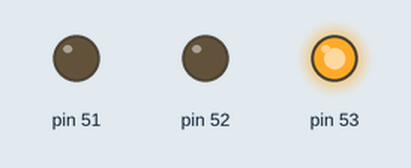
The sketch below on a simulated Arduino Mega 2560, built with avr-gcc and run on an emulated ATmega2560. On the bench: output pins drawn as LEDs (lit = HIGH).

Above: at 0.5 s.
At 1.5 s:
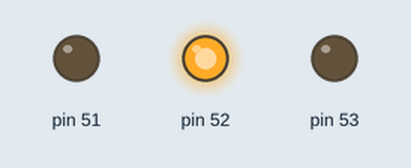
At 5.5 s:
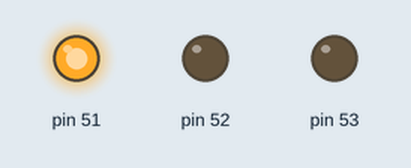
Timing chart, 0 to 6.9 s (numbered marks = the images above):
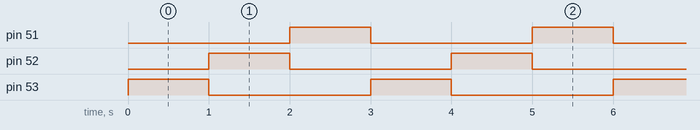

Measured:
- by itself, pin 51–53: alternates HIGH for 1.0 s and LOW for 2.0 s
- by itself, everything shown: repeats every 3.0 s, in 4 steps

The sketch:

led-rgb.ino
```cpp
void setup() {
  pinMode(53,OUTPUT);
  pinMode(52,OUTPUT);
  pinMode(51,OUTPUT);
}

void loop() {
  digitalWrite(53, HIGH);
  delay(1000);
  digitalWrite(53, LOW);
  digitalWrite(52, HIGH);
  delay(1000);
  digitalWrite(52, LOW);
  digitalWrite(51, HIGH);
  delay(1000);
  digitalWrite(51, LOW);
}
```
